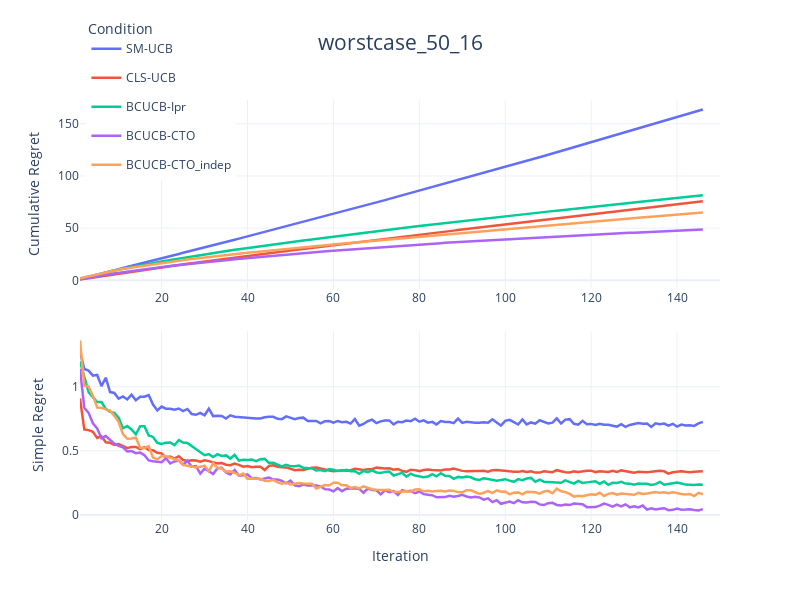

The code cell stored with this chart in its notebook:
### Code cell
import pandas as pd
import plotly.graph_objects as go
import plotly.express as px
from plotly.subplots import make_subplots
import plotly.io as pio
import os
import numpy as np


# 定义文件夹路径
data_folder = os.path.join('Data', text)

# 定义文件列表 - Simple Regret来自pre文件，Cumulative Regret来自原始文件
simple_regret_files = ['50_16_smallest_pre.csv','50_16_cluster_pre.csv', '50_16_dynamic_pre.csv', '50_16_cyclic_pre.csv', '50_16_independent_pre.csv']
cumulative_regret_files = ['50_16_smallest.csv','50_16_cluster.csv','50_16_dynamic.csv', '50_16_cyclic.csv', '50_16_independent.csv']

curve_names = ['SM-UCB','CLS-UCB', 'BCUCB-Ipr', 'BCUCB-CTO', 'BCUCB-CTO_indep']
colors = px.colors.qualitative.Plotly[:len(curve_names)] 

# 创建DataFrame存储Simple Regret和Cumulative Regret
simple_regret_data = pd.DataFrame()
cumulative_regret_data = pd.DataFrame()

# 加载Simple Regret数据（来自pre文件）
for file, name in zip(simple_regret_files, curve_names):
    file_path = os.path.join(data_folder, file)
    df = pd.read_csv(file_path, index_col='Repetition')
    
    # 计算每个step的均值（Simple Regret）
    mean_results = df.mean(axis=0)
    
    # 添加到Simple Regret DataFrame
    temp_df = pd.DataFrame({
        'Iter': range(1, 151),
        'Value': mean_results.values,
        'Condition': name
    })
    simple_regret_data = pd.concat([simple_regret_data, temp_df])

# 加载Cumulative Regret数据（来自原始文件）
for file, name in zip(cumulative_regret_files, curve_names):
    file_path = os.path.join(data_folder, file)
    df = pd.read_csv(file_path, index_col='Repetition')
    
    # 计算每个step的均值
    mean_results = df.mean(axis=0)
    
    # 计算Cumulative Regret
    cumsum_results = np.cumsum(mean_results.values)
    temp_df = pd.DataFrame({
        'Iter': range(1, 151),
        'Value': cumsum_results,
        'Condition': name
    })
    cumulative_regret_data = pd.concat([cumulative_regret_data, temp_df])

# 创建子图（2行1列，垂直排列）- 删除子图标题
fig = make_subplots(
    rows=2, cols=1,
    vertical_spacing=0.1
    # 删除了 subplot_titles 参数
)

# 第一子图：Cumulative Regret（来自原始文件）- 先画Cumulative Regret
for i, condition in enumerate(curve_names):
    cumsum_df = cumulative_regret_data[cumulative_regret_data['Condition'] == condition]
    fig.add_trace(
        go.Scatter(
            x=cumsum_df['Iter'],
            y=cumsum_df['Value'],
            name=condition,
            legendgroup=condition,
            showlegend=True,  # 在第一子图显示图例
            line=dict(color=colors[i],width=2.5),
            meta=[condition],
            hovertemplate="Iter: %{x}<br>Cumulative Regret: %{y:.4f}<br>Condition: %{meta[0]}<extra></extra>"
        ),
        row=1, col=1  # Cumulative Regret放在第一行
    )

# 第二子图：Obs-based Simple Regret（来自pre文件）
for i, condition in enumerate(curve_names):
    simple_df = simple_regret_data[simple_regret_data['Condition'] == condition]
    fig.add_trace(
        go.Scatter(
            x=simple_df['Iter'],
            y=simple_df['Value'],
            name=condition,
            legendgroup=condition,
            showlegend=False,  # 避免重复图例
            line=dict(color=colors[i],width=2.5),
            meta=[condition],
            hovertemplate="Iter: %{x}<br>Simple Regret: %{y:.4f}<br>Condition: %{meta[0]}<extra></extra>"
        ),
        row=2, col=1  # Simple Regret放在第二行
    )

# 更新布局
fig.update_layout(
    title_text=text+"_50_16",
    title_x=0.5,
    title_font=dict(size=21),
    height=600,
    width=800,
    template='plotly_white',
    legend_title_text='Condition',
    legend=dict(yanchor="top", y=1.2, xanchor="left", x=0.01)
)

# 更新Y轴和X轴标签
fig.update_yaxes(title_text="Cumulative Regret", row=1, col=1)  # 第一子图Y轴标签
fig.update_yaxes(title_text="Simple Regret", row=2, col=1)      # 第二子图Y轴标签
fig.update_xaxes(title_text="Iteration", row=2, col=1)          # 仅底部子图显示X轴标签

# 显示图形
fig.show()

# 保存为HTML文件（可选）
# pio.write_html(fig, 'combined_simple_cumulative_plot.html')
#fig.write_image(text+"_50_16", format="png", width=800, height=600, scale=3)

### Figure 1 — Plotly figure (JSON) as saved in the notebook; plotly's stock layout.template omitted (floating-point values rounded to 4 significant figures; data arrays with more than 128 entries replaced by an {"elided": "..."} marker saying what was removed)
{"data": [{"hovertemplate": "Iter: %{x}<br>Cumulative Regret: %{y:.4f}<br>Condition: %{meta[0]}<extra></extra>", "legendgroup": "SM-UCB", "line": {"color": "#636EFA", "width": 2.5}, "meta": ["SM-UCB"], "name": "SM-UCB", "showlegend": true, "type": "scatter", "x": {"elided": "150 int values"}, "xaxis": "x", "y": {"elided": "150 float values"}, "yaxis": "y"}, {"hovertemplate": "Iter: %{x}<br>Cumulative Regret: %{y:.4f}<br>Condition: %{meta[0]}<extra></extra>", "legendgroup": "CLS-UCB", "line": {"color": "#EF553B", "width": 2.5}, "meta": ["CLS-UCB"], "name": "CLS-UCB", "showlegend": true, "type": "scatter", "x": {"elided": "150 int values"}, "xaxis": "x", "y": {"elided": "150 float values"}, "yaxis": "y"}, {"hovertemplate": "Iter: %{x}<br>Cumulative Regret: %{y:.4f}<br>Condition: %{meta[0]}<extra></extra>", "legendgroup": "BCUCB-Ipr", "line": {"color": "#00CC96", "width": 2.5}, "meta": ["BCUCB-Ipr"], "name": "BCUCB-Ipr", "showlegend": true, "type": "scatter", "x": {"elided": "150 int values"}, "xaxis": "x", "y": {"elided": "150 float values"}, "yaxis": "y"}, {"hovertemplate": "Iter: %{x}<br>Cumulative Regret: %{y:.4f}<br>Condition: %{meta[0]}<extra></extra>", "legendgroup": "BCUCB-CTO", "line": {"color": "#AB63FA", "width": 2.5}, "meta": ["BCUCB-CTO"], "name": "BCUCB-CTO", "showlegend": true, "type": "scatter", "x": {"elided": "150 int values"}, "xaxis": "x", "y": {"elided": "150 float values"}, "yaxis": "y"}, {"hovertemplate": "Iter: %{x}<br>Cumulative Regret: %{y:.4f}<br>Condition: %{meta[0]}<extra></extra>", "legendgroup": "BCUCB-CTO_indep", "line": {"color": "#FFA15A", "width": 2.5}, "meta": ["BCUCB-CTO_indep"], "name": "BCUCB-CTO_indep", "showlegend": true, "type": "scatter", "x": {"elided": "150 int values"}, "xaxis": "x", "y": {"elided": "150 float values"}, "yaxis": "y"}, {"hovertemplate": "Iter: %{x}<br>Simple Regret: %{y:.4f}<br>Condition: %{meta[0]}<extra></extra>", "legendgroup": "SM-UCB", "line": {"color": "#636EFA", "width": 2.5}, "meta": ["SM-UCB"], "name": "SM-UCB", "showlegend": false, "type": "scatter", "x": {"elided": "150 int values"}, "xaxis": "x2", "y": {"elided": "150 float values"}, "yaxis": "y2"}, {"hovertemplate": "Iter: %{x}<br>Simple Regret: %{y:.4f}<br>Condition: %{meta[0]}<extra></extra>", "legendgroup": "CLS-UCB", "line": {"color": "#EF553B", "width": 2.5}, "meta": ["CLS-UCB"], "name": "CLS-UCB", "showlegend": false, "type": "scatter", "x": {"elided": "150 int values"}, "xaxis": "x2", "y": {"elided": "150 float values"}, "yaxis": "y2"}, {"hovertemplate": "Iter: %{x}<br>Simple Regret: %{y:.4f}<br>Condition: %{meta[0]}<extra></extra>", "legendgroup": "BCUCB-Ipr", "line": {"color": "#00CC96", "width": 2.5}, "meta": ["BCUCB-Ipr"], "name": "BCUCB-Ipr", "showlegend": false, "type": "scatter", "x": {"elided": "150 int values"}, "xaxis": "x2", "y": {"elided": "150 float values"}, "yaxis": "y2"}, {"hovertemplate": "Iter: %{x}<br>Simple Regret: %{y:.4f}<br>Condition: %{meta[0]}<extra></extra>", "legendgroup": "BCUCB-CTO", "line": {"color": "#AB63FA", "width": 2.5}, "meta": ["BCUCB-CTO"], "name": "BCUCB-CTO", "showlegend": false, "type": "scatter", "x": {"elided": "150 int values"}, "xaxis": "x2", "y": {"elided": "150 float values"}, "yaxis": "y2"}, {"hovertemplate": "Iter: %{x}<br>Simple Regret: %{y:.4f}<br>Condition: %{meta[0]}<extra></extra>", "legendgroup": "BCUCB-CTO_indep", "line": {"color": "#FFA15A", "width": 2.5}, "meta": ["BCUCB-CTO_indep"], "name": "BCUCB-CTO_indep", "showlegend": false, "type": "scatter", "x": {"elided": "150 int values"}, "xaxis": "x2", "y": {"elided": "150 float values"}, "yaxis": "y2"}], "layout": {"height": 600, "legend": {"title": {"text": "Condition"}, "x": 0.01, "xanchor": "left", "y": 1.2, "yanchor": "top"}, "title": {"font": {"size": 21}, "text": "worstcase_50_16", "x": 0.5}, "width": 800, "xaxis": {"anchor": "y", "domain": [0, 1]}, "xaxis2": {"anchor": "y2", "domain": [0, 1], "title": {"text": "Iteration"}}, "yaxis": {"anchor": "x", "domain": [0.55, 1], "title": {"text": "Cumulative Regret"}}, "yaxis2": {"anchor": "x2", "domain": [0, 0.45], "title": {"text": "Simple Regret"}}}}
